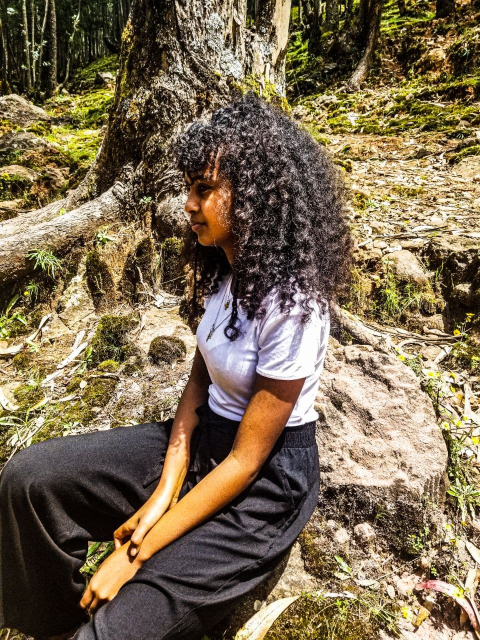
#> input picture fira-code/chapter_6/images/hilu.jpg, 960 x 1280 px (shown at 1/2 size)
$ python flip.py --image images/hilu.jpg
#> lines starting #> are read from the running program, lines starting #| are printed output that depends on the picture
import numpy as np
import argparse
import cv2
import imutils

ap = argparse.ArgumentParser()
ap.add_argument("-i", "--image", required=True, help="Path to image file")

args = vars(ap.parse_args())
image = cv2.imread(args['image'])
#> image is the input picture: shape (1280, 960, 3); mean B, G, R 81.8, 107.2, 123.3

cv2.imshow("Original", image)

flipped = cv2.flip(image, 1)
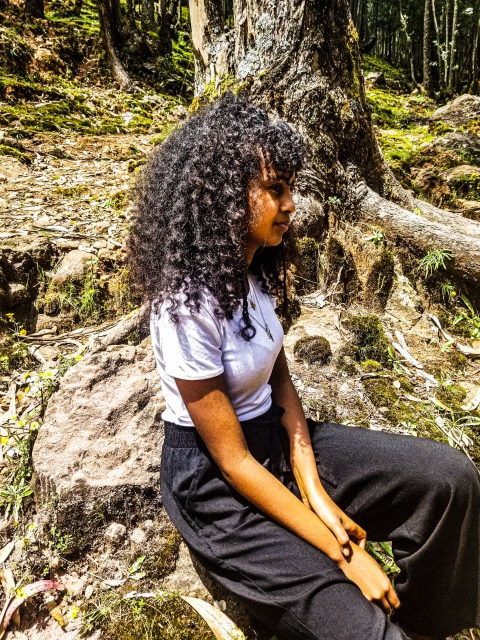
#> flipped: shape (1280, 960, 3) (shown at 1/2 size); mean B, G, R 81.8, 107.2, 123.3
cv2.imshow("Flipped Horizontally", flipped)

flipped = cv2.flip(flipped, 0)
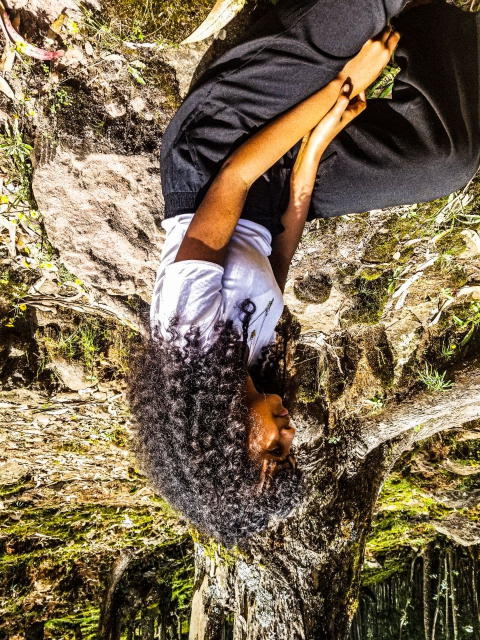
#> flipped: shape (1280, 960, 3) (shown at 1/2 size); mean B, G, R 81.8, 107.2, 123.3
cv2.imshow("Flipped Horizontally and Vertically", flipped)

flipped = cv2.flip(image, 0)
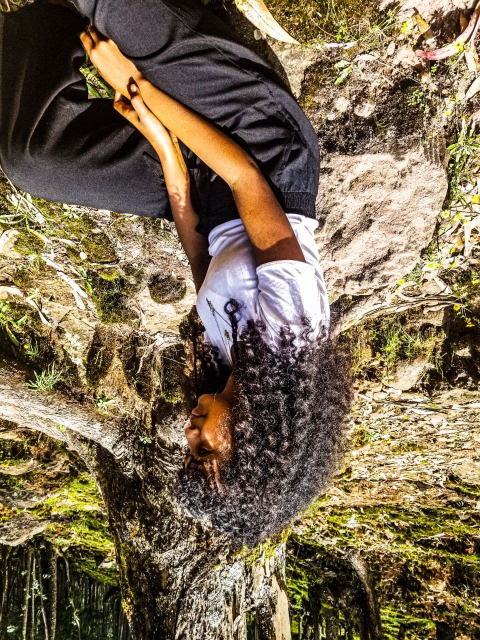
#> flipped: shape (1280, 960, 3) (shown at 1/2 size); mean B, G, R 81.8, 107.2, 123.3
cv2.imshow("Flipped Vertically", flipped)


cv2.waitKey(0)

$ run again, on fira-code/chapter_6/images/wave.png
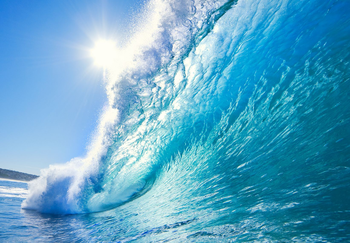
#> input picture fira-code/chapter_6/images/wave.png, 350 x 243 px
#> image is the input picture: shape (243, 350, 3); mean B, G, R 199.1, 166.5, 93.5
#> `flipped = cv2.flip(flipped, 0)`:
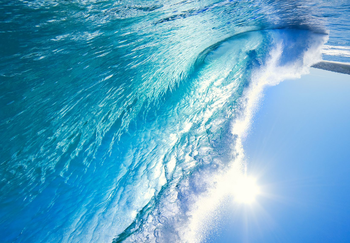
#> flipped: shape (243, 350, 3); mean B, G, R 199.1, 166.5, 93.5
#> `flipped = cv2.flip(image, 0)`:
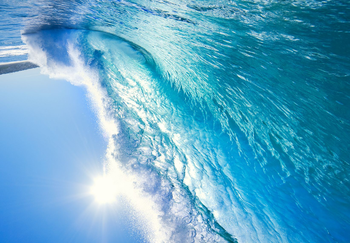
#> flipped: shape (243, 350, 3); mean B, G, R 199.1, 166.5, 93.5
